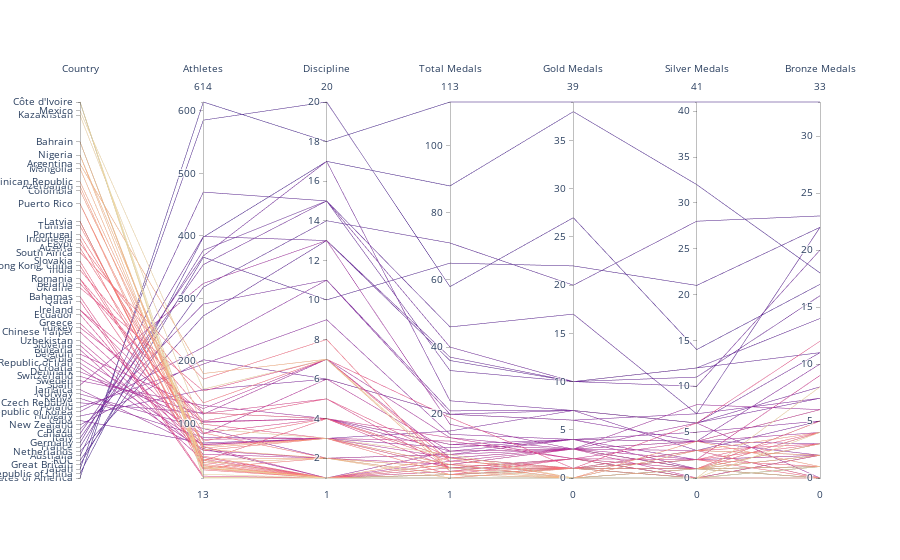

This figure's notebook cell:
### Code cell
import plotly.graph_objects as go
df_ = df.copy()
dimensions = list([ dict(range=(df_['Rank'].min(), df_['Rank'].max()),tickvals = df_['Rank'], ticktext = df_['Country'],label='Country', values=df_['Rank']),
                    dict(range=(df_['Athletes'].min(),df_['Athletes'].max()),label='Athletes', values=df_['Athletes']),
                    dict(range=(df_['Discipline'].min(),df_['Discipline'].max()),label='Discipline', values=df_['Discipline']),
                    dict(range=(df_['Total Medals'].min(), df_['Total Medals'].max()),label='Total Medals', values=df_['Total Medals']),
                    dict(range=(df_['Gold Medals'].min(), df_['Gold Medals'].max()),label='Gold Medals', values=df_['Gold Medals']),
                    dict(range=(df_['Silver Medals'].min(), df_['Silver Medals'].max()),label='Silver Medals', values=df_['Silver Medals']),
                    dict(range=(df_['Bronze Medals'].min(), df_['Bronze Medals'].max()),label='Bronze Medals', values=df_['Bronze Medals']),
                  ])
fig = go.Figure(data= go.Parcoords(line = dict(color = df_['Rank'], colorscale = 'agsunset'), dimensions = dimensions))
fig.show()

# Note for the Rank axis, the ticks are displayed using the Rank column but the labels are using hte Country column
# For various possible values that can be passed to colorscale, check https://plotly.com/python/builtin-colorscales/

### Figure 1 — Plotly figure (JSON) as saved in the notebook; plotly's stock layout.template omitted (floating-point values rounded to 4 significant figures)
{"data": [{"dimensions": [{"label": "Country", "range": [1, 86], "ticktext": ["United States of America", "People's Republic of China", "Japan", "Great Britain", "ROC", "Australia", "Netherlands", "France", "Germany", "Italy", "Canada", "Brazil", "New Zealand", "Cuba", "Hungary", "Republic of Korea", "Poland", "Czech Republic", "Kenya", "Norway", "Jamaica", "Spain", "Sweden", "Switzerland", "Denmark", "Croatia", "Islamic Republic of Iran", "Serbia", "Belgium", "Bulgaria", "Slovenia", "Uzbekistan", "Chinese Taipei", "Turkey", "Greece", "Ecuador", "Ireland", "Israel", "Qatar", "Bahamas", "Ukraine", "Belarus", "Romania", "Venezuela", "India", "Hong Kong, China", "Slovakia", "South Africa", "Austria", "Egypt", "Indonesia", "Portugal", "Tunisia", "Latvia", "Fiji", "Estonia", "Puerto Rico", "Morocco", "Colombia", "Azerbaijan", "Dominican Republic", "Mongolia", "Argentina", "Nigeria", "Malaysia", "Bahrain", "Saudi Arabia", "Lithuania", "Kazakhstan", "Mexico", "Côte d'Ivoire", "Ghana", "Botswana", "Republic of Moldova"], "tickvals": [1, 2, 3, 4, 5, 6, 7, 8, 9, 10, 11, 12, 13, 14, 15, 16, 17, 18, 19, 20, 21, 22, 23, 24, 25, 26, 27, 28, 29, 30, 31, 32, 34, 35, 36, 38, 39, 39, 41, 42, 44, 45, 46, 46, 48, 49, 50, 52, 53, 54, 55, 56, 58, 59, 59, 59, 63, 63, 66, 67, 68, 71, 72, 74, 74, 77, 77, 77, 83, 84, 86, 86, 86, 86], "values": [1, 2, 3, 4, 5, 6, 7, 8, 9, 10, 11, 12, 13, 14, 15, 16, 17, 18, 19, 20, 21, 22, 23, 24, 25, 26, 27, 28, 29, 30, 31, 32, 34, 35, 36, 38, 39, 39, 41, 42, 44, 45, 46, 46, 48, 49, 50, 52, 53, 54, 55, 56, 58, 59, 59, 59, 63, 63, 66, 67, 68, 71, 72, 74, 74, 77, 77, 77, 83, 84, 86, 86, 86, 86]}, {"label": "Athletes", "range": [13, 614], "values": [614, 398, 585, 366, 318, 470, 272, 377, 399, 354, 368, 291, 202, 69, 154, 222, 195, 117, 78, 92, 60, 324, 129, 115, 103, 57, 66, 83, 124, 41, 51, 63, 67, 102, 75, 46, 116, 85, 14, 16, 152, 104, 99, 43, 117, 40, 38, 171, 72, 133, 26, 85, 57, 29, 28, 33, 35, 48, 64, 41, 61, 43, 180, 59, 29, 30, 32, 37, 92, 155, 29, 14, 13, 19]}, {"label": "Discipline", "range": [1, 20], "values": [18, 17, 20, 10, 14, 15, 13, 15, 13, 15, 17, 11, 6, 3, 6, 11, 9, 4, 3, 2, 1, 13, 4, 7, 4, 2, 3, 6, 7, 1, 2, 1, 3, 4, 3, 1, 5, 4, 1, 1, 7, 5, 3, 1, 4, 4, 1, 8, 4, 7, 1, 2, 3, 2, 1, 1, 1, 1, 3, 1, 3, 2, 7, 2, 1, 1, 1, 2, 3, 7, 1, 1, 1, 1]}, {"label": "Total Medals", "range": [1, 113], "values": [113, 88, 58, 65, 71, 46, 36, 33, 37, 40, 24, 21, 20, 15, 20, 20, 14, 11, 10, 8, 9, 17, 9, 13, 11, 8, 7, 9, 7, 6, 5, 5, 12, 13, 4, 3, 4, 4, 3, 2, 19, 7, 4, 4, 7, 6, 4, 3, 7, 6, 5, 4, 2, 2, 2, 2, 1, 1, 5, 7, 5, 4, 3, 2, 2, 1, 1, 1, 8, 4, 1, 1, 1, 1]}, {"label": "Gold Medals", "range": [0, 39], "values": [39, 38, 27, 22, 20, 17, 10, 10, 10, 10, 7, 7, 7, 7, 6, 6, 4, 4, 4, 4, 4, 3, 3, 3, 3, 3, 3, 3, 3, 3, 3, 3, 2, 2, 2, 2, 2, 2, 2, 2, 1, 1, 1, 1, 1, 1, 1, 1, 1, 1, 1, 1, 1, 1, 1, 1, 1, 1, 0, 0, 0, 0, 0, 0, 0, 0, 0, 0, 0, 0, 0, 0, 0, 0]}, {"label": "Silver Medals", "range": [0, 41], "values": [41, 32, 14, 21, 28, 7, 12, 12, 11, 10, 6, 6, 6, 3, 7, 4, 5, 4, 4, 2, 1, 8, 6, 4, 4, 3, 2, 1, 1, 1, 1, 0, 4, 2, 1, 1, 0, 0, 0, 0, 6, 3, 3, 3, 2, 2, 2, 2, 1, 1, 1, 1, 1, 0, 0, 0, 0, 0, 4, 3, 3, 1, 1, 1, 1, 1, 1, 1, 0, 0, 0, 0, 0, 0]}, {"label": "Bronze Medals", "range": [0, 33], "values": [33, 18, 17, 22, 23, 22, 14, 11, 16, 20, 11, 8, 7, 5, 7, 10, 5, 3, 2, 2, 4, 6, 0, 6, 4, 2, 2, 5, 3, 2, 1, 2, 6, 9, 1, 0, 2, 2, 1, 0, 12, 3, 0, 0, 4, 3, 1, 0, 5, 4, 3, 2, 0, 1, 1, 1, 0, 0, 1, 4, 2, 3, 2, 1, 1, 0, 0, 0, 8, 4, 1, 1, 1, 1]}], "line": {"color": [1, 2, 3, 4, 5, 6, 7, 8, 9, 10, 11, 12, 13, 14, 15, 16, 17, 18, 19, 20, 21, 22, 23, 24, 25, 26, 27, 28, 29, 30, 31, 32, 34, 35, 36, 38, 39, 39, 41, 42, 44, 45, 46, 46, 48, 49, 50, 52, 53, 54, 55, 56, 58, 59, 59, 59, 63, 63, 66, 67, 68, 71, 72, 74, 74, 77, 77, 77, 83, 84, 86, 86, 86, 86], "colorscale": [[0, "rgb(75, 41, 145)"], [0.1667, "rgb(135, 44, 162)"], [0.3333, "rgb(192, 54, 157)"], [0.5, "rgb(234, 79, 136)"], [0.6667, "rgb(250, 120, 118)"], [0.8333, "rgb(246, 169, 122)"], [1, "rgb(237, 217, 163)"]]}, "type": "parcoords"}], "layout": {}}
